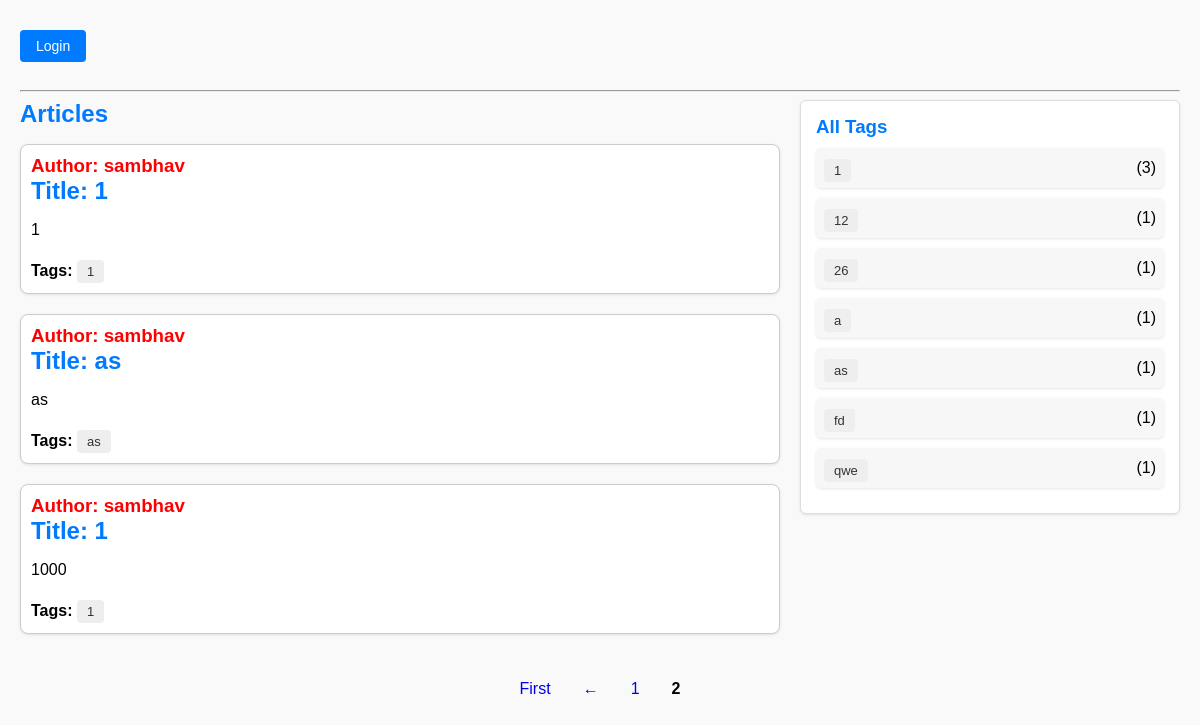
Before: /?page=2 with the older database file.
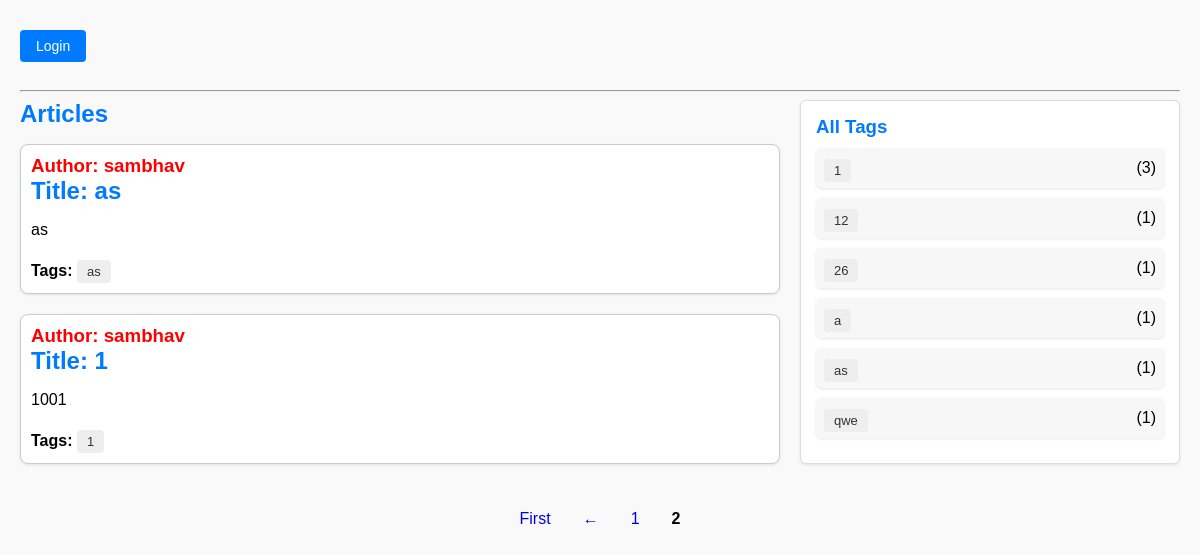
After: the same page with the newer database file.
### article/models.py (models this page shows, shortened)
class Cuser(AbstractUser):
    phone = models.CharField(max_length=15, blank=True, null=True)

class Articles(models.Model):
    title = models.CharField(max_length=200)
    content = models.TextField()
    tags = models.CharField(max_length=100)
    author = models.ForeignKey(
        settings.AUTH_USER_MODEL,
        on_delete=models.CASCADE
    )
    is_draft = models.BooleanField(default=False)
    created_at = models.DateTimeField(auto_now_add=True)

### article/views.py (the view)
# urls.py: path('', article, name='home'),
def article(request):
    user = request.user if request.user.is_authenticated else None
    search_query = request.GET.get('search', '').strip()
    articles_qs = Articles.objects.filter(is_draft=False).select_related('author').order_by('-created_at')
    if search_query:
        import re
        escaped_query = re.escape(search_query)
        articles_qs = articles_qs.filter(
            Q(title__iregex=rf'\b{escaped_query}\b') | Q(content__iregex=rf'\b{escaped_query}\b')
        )
    paginator = Paginator(articles_qs, 5)
    page_number = request.GET.get('page')
    page_obj = paginator.get_page(page_number)
    processed_articles = [
        {
            'id': art.id,
            'title': art.title,
            'content': art.content,
            'tags': art.tags,
            'tag_list': [tag.strip() for tag in art.tags.split(',') if tag.strip()],
            'author_name': art.author.username,
            'created_at': art.created_at,
        }
        for art in page_obj
    ]
    all_tags_flat = []
    for art in Articles.objects.filter(is_draft=False):
        all_tags_flat.extend([tag.strip() for tag in art.tags.split(',') if tag.strip()])
    tag_counts = Counter(all_tags_flat)
    tag_counts_list = sorted(tag_counts.items())
    has_drafts = Articles.objects.filter(author=user, is_draft=True).exists() if user else False
    context = {
        'articles': processed_articles,
        'user_name': user.username if user else None,
        'is_logged_in': bool(user),
        'all_tags': sorted(set(all_tags_flat)),
        'tag_counts_list': tag_counts_list,
        'page_obj': page_obj,
        'has_drafts': has_drafts,
        'no_drafts': not has_drafts,
        'search_query': search_query,  # keep query in input field
    }
    if request.headers.get("x-requested-with") == "XMLHttpRequest" and request.GET.get("format") == "html":
        return render(request, 'article.html', context)
    return render(request, 'article.html', context)

### article/templates/article.html (shortened to what this page needs)
 {% load static %}
<!DOCTYPE html>
<html lang="en">
<head id="navbar">
  <link rel="stylesheet" href="{% static 'css/article.css' %}">
</head>
<body>
<div id="navbar" style="display: flex; justify-content: space-between; align-items: center;">
  {% if is_logged_in %}
    <div>
      <a href="{% url 'add_article' %}" class="button ajax-page">Add Article</a>
      <a
        href="{% url 'draft_article' %}"
        id="draftsLink"
        class="button ajax-page"
        data-has-drafts="{{ has_drafts|yesno:'true,false' }}"> My Drafts </a>
      <a href="{% url 'logout' %}" class="button">Logout</a>
    </div>
     <form id="search-form">
    <input type="text" name="search" placeholder="Search articles..." value="{{ search_query }}">
    <button type="submit">Search</button>
    </form>
    <div><strong>Welcome, {{ user_name }}!</strong></div>
  {% else %}
    <div>
      <a href="{% url 'login' %}" class="button ajax-page">Login</a>
    </div>
  {% endif %}
</div>
<hr>
<div style="display: grid; grid-template-columns: 2fr 1fr; gap: 20px; align-items: flex-start;">
<div>
  <h2>Articles</h2>
  <ul id="article-list" style="list-style: none; padding: 0;">
    {% for article in articles %}
      <li style="margin-bottom: 20px; padding: 10px; border: 1px solid #ccc; border-radius: 8px; background: white;">
        <h3>Author: {{ article.author_name }}</h3>
        <h2>Title: {{ article.title }}</h2>
        <p>{{ article.content }}</p>
        {% if article.tag_list %}
          <strong>Tags:</strong>
          {% for tag in article.tag_list %}
            <a href="{% url 'tags' tag %}" class="tag-link" style="margin-right: 5px;">{{ tag }}</a>
          {% endfor %}
        {% endif %}
      </li>
    {% empty %}
      <li>No articles found.</li>
    {% endfor %}
  </ul>
</div>
  <div class="tags-sidebar">
    <h3>All Tags</h3>
    <ul>
      {% for tag, count in tag_counts_list %}
        <li>
          <a href="{% url 'tags' tag %}" class="tag-link"
             {% if selected_tag and selected_tag|lower == tag|lower %}style="font-weight:bold;color:red;"{% endif %}>
             {{ tag }}
          </a> ({{ count }})
        </li>
      {% endfor %}
    </ul>
  </div>
</div>
{% if page_obj.has_other_pages %}
  <div class="pagination-wrapper" style="text-align:center; margin-top: 20px;">
    <div class="pagination">
      {% if page_obj.number > 1 %}
        <a href="?page=1" class="ajax-page">First</a>
      {% endif %}
      {% if page_obj.has_previous %}
        <a href="?page={{ page_obj.previous_page_number }}" class="ajax-page">&larr;</a>
      {% endif %}
      {% for num in page_obj.paginator.page_range %}
        {% if num >= page_obj.number|add:'-2' and num <= page_obj.number|add:'2' %}
          {% if num == page_obj.number %}
            <strong>{{ num }}</strong>
          {% else %}
            <a href="?page={{ num }}" class="ajax-page">{{ num }}</a>
          {% endif %}
        {% endif %}
      {% endfor %}
    </div>
  </div>
{% endif %}
</body>
</html>

Changed rows visible on the page:
removed Articles: tag_counts_list "fd"
Other visible differences:
new list line: "Author: Title: 1 Tags: 1"
new list line: "sambhav"
new list line: "1001"
list line gone: "Author: Title: 1 1 Tags: 1"
list line gone: "sambhav"
list line gone: "Author: Title: 1 Tags: 1"
list line gone: "1000"
list line gone: "( 1 )"
